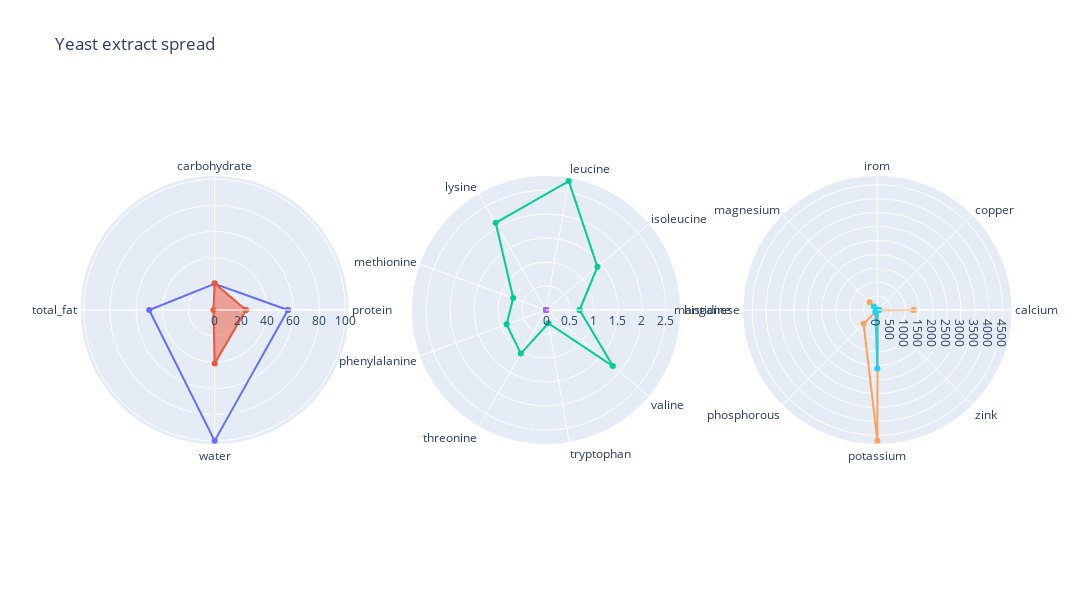

Notebook code cell kept with this figure:
### Code cell
idx = 132
print(df[summary].iloc[idx].sum())

fig = make_subplots(rows=1, cols=3, specs=[[{'type':'polar'},{'type':'polar'},{'type':'polar'}]])

fig.add_trace(go.Scatterpolar(
      r=low_lim_sum + [low_lim_sum[0]],theta=summary + [summary[0]],
      name='lower_lim'
), row=1, col=1)

fig.add_trace(go.Scatterpolar(
      r=df[summary+[summary[0]]].iloc[idx],
      theta=summary+ [summary[0]],
      fill='toself',
      name=names[idx]
), row=1, col=1)

fig.add_trace(go.Scatterpolar(
      r=low_lim_ess + [low_lim_ess[0]],theta=essential + [essential[0]],
      name='lower_lim'
), row=1, col=2)

fig.add_trace(go.Scatterpolar(
      r=df[essential+[essential[0]]].iloc[idx],
      theta=essential+ [essential[0]],
      fill='toself',
      name=names[idx]
), row=1, col=2)

fig.add_trace(go.Scatterpolar(
      r=low_lim_min + [low_lim_min[0]],theta=minerals + [minerals[0]],
      name='lower_lim'
), row=1, col=3)

fig.add_trace(go.Scatterpolar(
      r=df[minerals+[minerals[0]]].iloc[idx],
      theta=minerals+ [minerals[0]],
      fill='toself',
      name=names[idx]
), row=1, col=3)



fig.update_layout(
    height=600, width=1800,
    title=names[idx],
  polar=dict(
    radialaxis=dict(
      visible=True,
#       range=[0, 100]
    )),
  showlegend=False
)

fig.show()

### Figure 1 — Plotly figure (JSON) as saved in the notebook; plotly's stock layout.template omitted (floating-point values rounded to 4 significant figures)
{"data": [{"name": "lower_lim", "r": [56, 20, 50, 100, 56], "subplot": "polar", "theta": ["protein", "carbohydrate", "total_fat", "water", "protein"], "type": "scatterpolar"}, {"fill": "toself", "name": "Yeast extract spread", "r": [23.88, 20.42, 0.9, 40.9, 23.88], "subplot": "polar", "theta": ["protein", "carbohydrate", "total_fat", "water", "protein"], "type": "scatterpolar"}, {"name": "lower_lim", "r": [0.7, 1.4, 2.73, 2.1, 0.728, 0.875, 1.05, 0.28, 1.82, 0.7], "subplot": "polar2", "theta": ["histidine", "isoleucine", "leucine", "lysine", "methionine", "phenylalanine", "threonine", "tryptophan", "valine", "histidine"], "type": "scatterpolar"}, {"fill": "toself", "name": "Yeast extract spread", "r": [0, 0, 0, 0, 0, 0, 0, 0, 0, 0], "subplot": "polar2", "theta": ["histidine", "isoleucine", "leucine", "lysine", "methionine", "phenylalanine", "threonine", "tryptophan", "valine", "histidine"], "type": "scatterpolar"}, {"name": "lower_lim", "r": [1300, 0.9, 8, 400, 2.3, 700, 4700, 11, 1300], "subplot": "polar3", "theta": ["calcium", "copper", "irom", "magnesium", "manganese", "phosphorous", "potassium", "zink", "calcium"], "type": "scatterpolar"}, {"fill": "toself", "name": "Yeast extract spread", "r": [67, 0.245, 4.04, 180, 0.261, 104, 2100, 4.19, 67], "subplot": "polar3", "theta": ["calcium", "copper", "irom", "magnesium", "manganese", "phosphorous", "potassium", "zink", "calcium"], "type": "scatterpolar"}], "layout": {"height": 600, "polar": {"domain": {"x": [0, 0.2889], "y": [0, 1]}, "radialaxis": {"visible": true}}, "polar2": {"domain": {"x": [0.3556, 0.6444], "y": [0, 1]}}, "polar3": {"domain": {"x": [0.7111, 1], "y": [0, 1]}}, "showlegend": false, "title": {"text": "Yeast extract spread"}, "width": 1800}}
